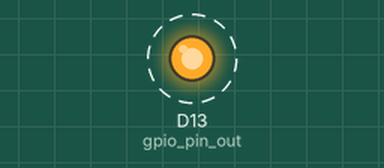
Simulated run of this sketch. Board: Arduino Nano 33 BLE. Parts: output pins drawn as LEDs (lit = HIGH). Dashed ring = blinking. What the sketch prints to the serial monitor is not drawn.

Above: at 0.5 s.
Timing chart, 0 to 4.6 s (numbered marks = the images above):
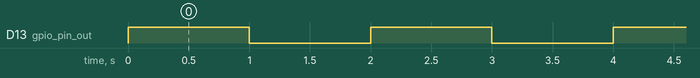

Measured:
- by itself, D13 (gpio_pin_out): alternates HIGH for 1.0 s and LOW for 1.0 s

The sketch:

04_gpio_out.ino
```cpp
#include <TensorFlowLite.h>

// Arduino 스타일 버전
#if defined(ARDUINO_ARDUINO_NANO33BLE)
const int gpio_pin_out = LED_BUILTIN;  // 적절한 핀 번호로 변경
#endif

#if defined(ARDUINO_RASPBERRY_PI_PICO)
const int gpio_pin_out = LED_BUILTIN;  // 또는 내장 LED용 25
#endif

void setup() {
  Serial.begin(9600);
  while (!Serial) ;

  pinMode(gpio_pin_out, OUTPUT);
  Serial.println("Initialization completed");
}

void loop() {
  digitalWrite(gpio_pin_out, HIGH);
  delay(1000);

  digitalWrite(gpio_pin_out, LOW);
  delay(1000);

  Serial.println("Executed");
}
```
